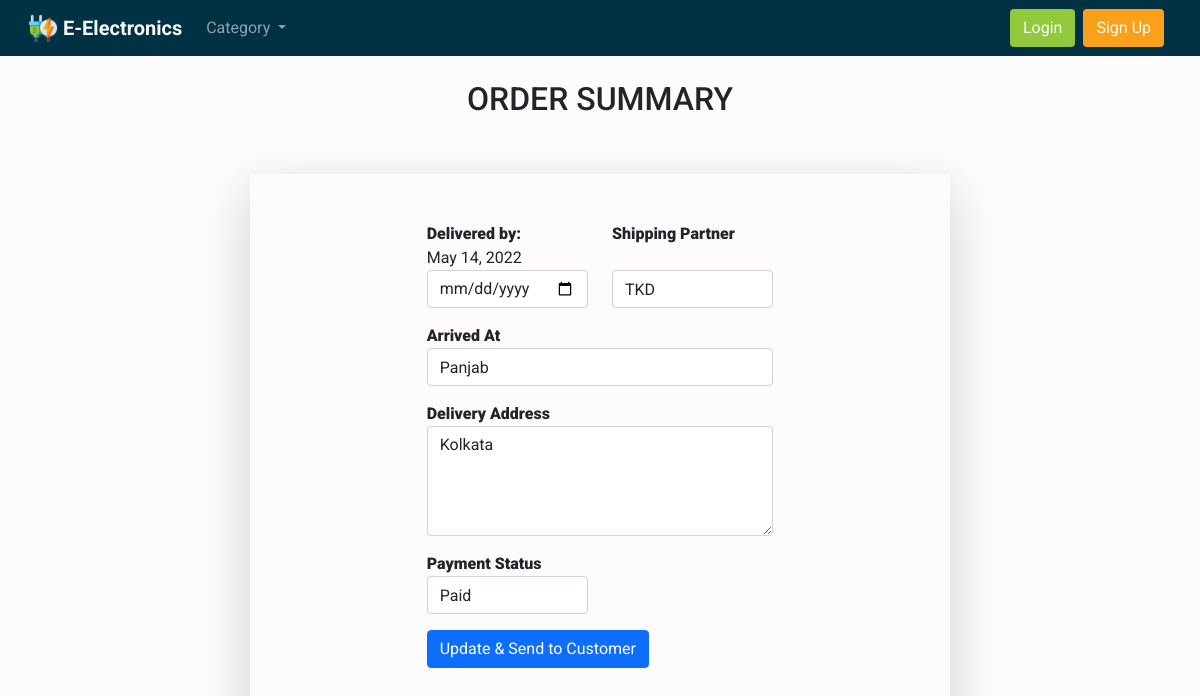
Page /update_order_details/11 on the earlier database version.
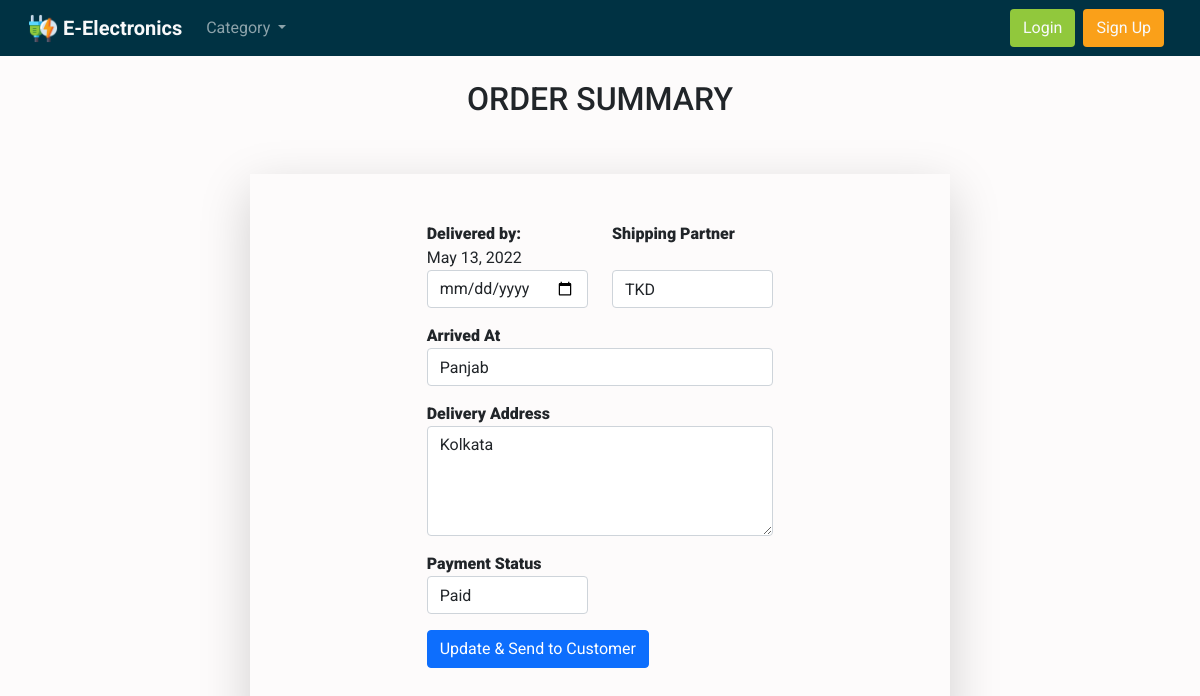
Same page on the later database version.
### home/models.py (models this page shows, shortened)
class ManageOrder(models.Model):
    order=models.ForeignKey(Order,on_delete=models.CASCADE)
    delivery_date=models.DateField()
    shipping_partner=models.CharField(max_length=255)
    product_location=models.CharField(max_length=255)
    delivery_address=models.CharField(max_length=255)
    payment_status=models.CharField(max_length=255)

### home/views.py (the view, shortened to what this page needs)
# urls.py: path('update_order_details/<int:pk>', views.update_order_details, name='update_order_details'),
def update_order_details(request,pk):
    order=Order.objects.get(id=pk)
    try:
        orderDetails=ManageOrder.objects.get(order=order)
    except Exception as e:
        messages.info(request,"Please Add Order Details")
        return redirect('view_all_order')
    cats_menu=Category.objects.all()
    context={
        'order':order,
        'orderDetails':orderDetails,
        'cats_menu':cats_menu
    }
    return render(request,'orders/update_order.html',context)

### templates/orders/update_order.html (shortened to what the changed rows need)
{% extends 'base.html' %}
{% load static %}
{% block body %}
<section class="ftco-section">
    <div class="container">
        <div class="row justify-content-center mt-4">
            <div class="col-md-6 text-center mb-5">
                <h2 class="heading-section">ORDER SUMMARY</h2>
            </div>
        </div>
        <div class="row justify-content-center">
            <div class="col-md-12">
                <div class="wrapper">
                    <div class="row no-gutters shadow-lg">
                        <div class="col-lg-8 col-md-7 order-md-last d-flex mx-auto">
                            <div class="contact-wrap w-100 p-md-5 p-4">
                                <form id="contactForm" name="contactForm" class="contactForm" method='post'>
                                    <div class="row">
                                        <div class="col-md-6">
                                            <div class="form-group">
                                                <label class="label" for="delivery_date">Delivered by:</label>
                                                <br>
                                                {{orderDetails.delivery_date}}
                                                <input type="date" class="form-control" name="delivery_date"
                                                    id="delivery_date" value="{{orderDetails.delivery_date}}">
                                            </div>
                                        </div>
                                        <div class="col-md-6">
                                            <div class="form-group">
                                                <label class="label" for="shipping_partner">Shipping Partner</label>
                                                <br><br>
                                                <input type="text" class="form-control" name="shipping_partner"
                                                    id="shipping_partner" placeholder="Shipped via" value="{{orderDetails.shipping_partner}}">
                                            </div>
                                        </div>
                                        <div class="col-md-12">
                                            <div class="form-group">
                                                <label class="label" for="product_location">Arrived At</label>
                                                <input type="text" class="form-control" name="product_location"
                                                    id="product_location" placeholder="Last location of product" value={{orderDetails.product_location}}>
                                            </div>
                                        </div>
                                        <div class="col-md-6">
                                            <div class="form-group">
                                                <label class="label" for="payment_status">Payment Status</label>
                                                <input type="text" class="form-control" name="payment_status"
                                                    id="payment_status" placeholder="Payment status" value={{orderDetails.payment_status}}>
                                            </div>
                                        </div>
                                    </div>
                                </form>
                            </div>
                        </div>
                    </div>
                </div>
            </div>
        </div>
    </div>
<link rel="stylesheet" href="{% static "css/view_order_style.css" %}">
</section>
{% endblock body %}

Differences in the rows shown:
changed ManageOrder "TKD": delivery_date "May 14, 2022" → "May 13, 2022"
